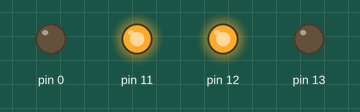
This sketch was run on a simulated Arduino Uno, built with avr-gcc and run on an emulated ATmega328P. On the bench: output pins drawn as LEDs (lit = HIGH).

Above: at 0.15 s.
At 1.35 s:
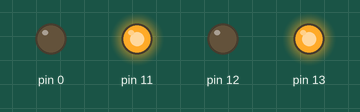
At 2.55 s:
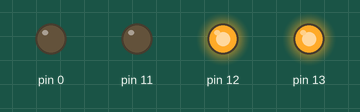
Timing chart, 0 to 3.0 s (numbered marks = the images above):
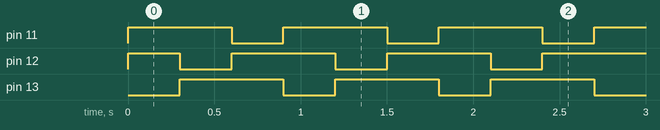

Measured:
- by itself, pin 11, pin 13: alternates HIGH for 0.60 s and LOW for 0.30 s
- by itself, pin 12: repeats every 0.90 s: LOW 0.30 s, HIGH 0.60 s
- by itself, everything shown: repeats every 0.90 s, in 3 steps

The sketch:

RGBLED.ino.ino
```cpp
const int LED1[3] {13, 12, 11}; //PWM for fine tuning, but I don't need it in the project

void setup() {
  for (int i = 0; i <= sizeof(LED1) / sizeof(LED1[0]); i++)
    pinMode(LED1[i], OUTPUT);
}

void loop() {
  digitalWrite(LED1[0], LOW);
  digitalWrite(LED1[1], HIGH);
  digitalWrite(LED1[2], HIGH);
  delay(300);
  digitalWrite(LED1[0], HIGH);
  digitalWrite(LED1[1], LOW);
  digitalWrite(LED1[2], HIGH);
  delay(300);
  digitalWrite(LED1[0], HIGH);
  digitalWrite(LED1[1], HIGH);
  digitalWrite(LED1[2], LOW);
  delay(300);
}
```
